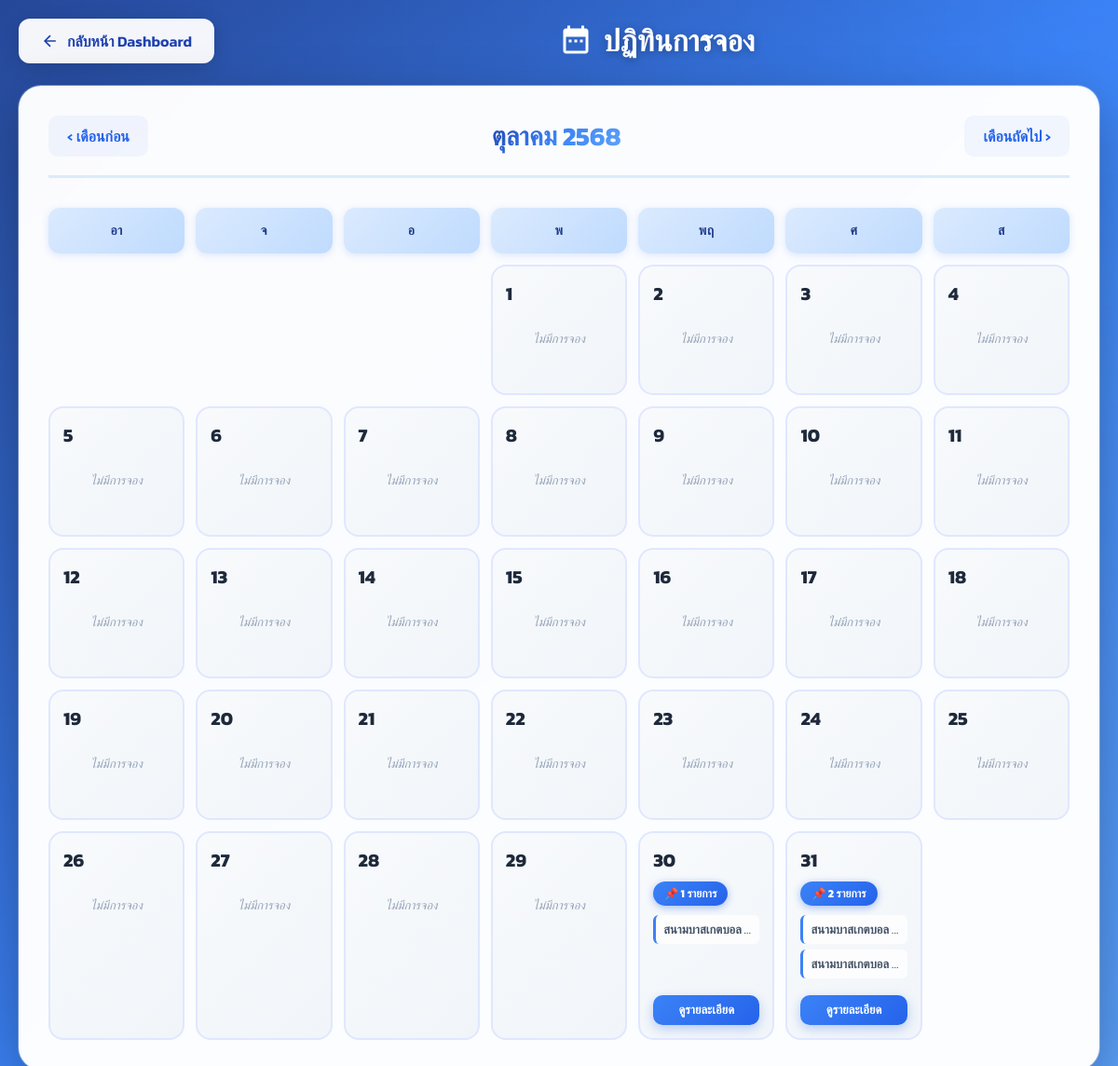
Page /bookings_calendar.php?y=2025&m=10 (signed in) on the committed database.
### tables this page shows
CREATE TABLE `tbl_booking` (
  `BookingID` int(11) NOT NULL AUTO_INCREMENT,  
  `CustomerID` int(11) NOT NULL,
  `VenueID` int(11) NOT NULL,
  `BookingStatusID` int(11) NOT NULL,
  `PaymentStatusID` int(11) NOT NULL,
  `PromotionID` int(11) DEFAULT NULL,
  `EmployeeID` int(11) DEFAULT NULL,
  `BookingDate` datetime NOT NULL DEFAULT current_timestamp(),
  `StartTime` datetime NOT NULL,
  `EndTime` datetime NOT NULL,
  `HoursBooked` decimal(4,2) NOT NULL,
  `TotalPrice` decimal(10,2) NOT NULL,
  `Discount` decimal(10,2) DEFAULT 0.00,
  `NetPrice` decimal(10,2) NOT NULL,
  `PaymentMethod` varchar(50) DEFAULT NULL,
  `Notes` text DEFAULT NULL,  
  PRIMARY KEY (`BookingID`)
);

CREATE TABLE `tbl_venue` (
  `VenueID` int(11) NOT NULL AUTO_INCREMENT,  
  `VenueName` varchar(255) NOT NULL,
  `VenueTypeID` int(11) NOT NULL,
  `Description` text DEFAULT NULL,
  `Address` text DEFAULT NULL,
  `PricePerHour` decimal(10,2) NOT NULL,
  `TimeOpen` time DEFAULT NULL,
  `TimeClose` time DEFAULT NULL,
  `Status` varchar(50) NOT NULL DEFAULT 'available',
  `ImageURL` varchar(255) DEFAULT NULL,
  PRIMARY KEY (`VenueID`)  
);

### bookings_calendar.php (the view, shortened to what this page needs)
<?php
require 'db_connect.php';
$tz = new DateTimeZone('Asia/Bangkok');
$year  = (isset($_GET['y']) && ctype_digit($_GET['y'])) ? (int)$_GET['y'] : (int)(new DateTime('now', $tz))->format('Y');
$month = (isset($_GET['m']) && ctype_digit($_GET['m'])) ? (int)$_GET['m'] : (int)(new DateTime('now', $tz))->format('n');
$firstDay = new DateTime("$year-$month-01 00:00:00", $tz);
$lastDay  = (clone $firstDay)->modify('last day of this month')->setTime(23,59,59);
$sql = "
  SELECT
    b.BookingID,
    b.CustomerID,
    b.StartTime,
    b.EndTime,
    v.VenueName,
    vt.TypeName   AS VenueTypeName,
    c.FirstName   AS CustomerName
  FROM Tbl_Booking b
  JOIN Tbl_Venue        v  ON v.VenueID = b.VenueID
  JOIN Tbl_Venue_Type   vt ON vt.VenueTypeID = v.VenueTypeID
  LEFT JOIN Tbl_Customer c ON c.CustomerID = b.CustomerID
  WHERE b.BookingStatusID NOT IN (3,4)
    AND b.StartTime BETWEEN ? AND ?
  ORDER BY b.StartTime ASC
";
$stmt = $conn->prepare($sql);
$startStr = $firstDay->format('Y-m-d H:i:s');
$endStr   = $lastDay->format('Y-m-d H:i:s');
$stmt->bind_param('ss', $startStr, $endStr);
$stmt->execute();
$res = $stmt->get_result();
$bookingsByDate = [];
while ($row = $res->fetch_assoc()) {
  $row['CustomerName'] = trim($row['CustomerName'] ?? '');
  if ($row['CustomerName'] === '') {
    $row['CustomerName'] = 'ลูกค้า #' . (int)$row['CustomerID'];
  }
  $key = (new DateTime($row['StartTime'], $tz))->format('Y-m-d');
  $bookingsByDate[$key][] = $row;
}
$daysInMonth  = (int)$firstDay->format('t');
$startWeekday = (int)$firstDay->format('w');
$todayKey     = (new DateTime('today', $tz))->format('Y-m-d');
$prev = (clone $firstDay)->modify('-1 month');
$next = (clone $firstDay)->modify('+1 month');
$thaiMonths = ['มกราคม','กุมภาพันธ์','มีนาคม','เมษายน','พฤษภาคม','มิถุนายน','กรกฎาคม','สิงหาคม','กันยายน','ตุลาคม','พฤศจิกายน','ธันวาคม'];
$monthName = $thaiMonths[$month - 1];
$yearThai = $year + 543;
?>
<!DOCTYPE html>
<html lang="th">
<head>
</head>
<body>
<div class="page">
  <div class="header-bar">
    <a href="dashboard.php" class="btn-back">
      <svg width="20" height="20" viewBox="0 0 24 24" fill="none" stroke="currentColor" stroke-width="2">
        <path d="M19 12H5M12 19l-7-7 7-7"/>
      </svg>
      กลับหน้า Dashboard
    </a>
    <h2 class="page-title">
      <svg width="36" height="36" viewBox="0 0 24 24" fill="currentColor">
        <path d="M19 3h-1V1h-2v2H8V1H6v2H5c-1.1 0-2 .9-2 2v14c0 1.1.9 2 2 2h14c1.1 0 2-.9 2-2V5c0-1.1-.9-2-2-2zm0 16H5V9h14v10zM7 11h2v2H7v-2zm4 0h2v2h-2v-2zm4 0h2v2h-2v-2z"/>
      </svg>
      ปฏิทินการจอง
    </h2>
  </div>
  <section class="calendar-wrap">
    <div class="cal-header">
      <a class="cal-nav" href="?y=<?= $prev->format('Y') ?>&m=<?= $prev->format('n') ?>">
        ‹ เดือนก่อน
      </a>
      <h3><?= $monthName ?> <?= $yearThai ?></h3>
      <a class="cal-nav" href="?y=<?= $next->format('Y') ?>&m=<?= $next->format('n') ?>">
        เดือนถัดไป ›
      </a>
    </div>
    <div class="calendar-grid">
      <div class="cal-dayname">อา</div>
      <div class="cal-dayname">จ</div>
      <div class="cal-dayname">อ</div>
      <div class="cal-dayname">พ</div>
      <div class="cal-dayname">พฤ</div>
      <div class="cal-dayname">ศ</div>
      <div class="cal-dayname">ส</div>
      <?php for ($i=0; $i<$startWeekday; $i++): ?>
        <div class="cal-cell empty"></div>
      <?php endfor; ?>
      <?php for ($d=1; $d <= $daysInMonth; $d++):
        $dateKey = sprintf('%04d-%02d-%02d', $year, $month, $d);
        $isToday = ($dateKey === $todayKey);
        $has     = !empty($bookingsByDate[$dateKey]);
        $count   = $has ? count($bookingsByDate[$dateKey]) : 0;
      ?>
      <div class="cal-cell<?= $isToday ? ' today':'' ?>">
        <div class="cal-date"><?= $d ?></div>
        <?php if ($has): ?>
          <span class="badge-book">📌 <?= $count ?> รายการ</span>
          <ul class="cal-sample">
            <?php $i=0; foreach ($bookingsByDate[$dateKey] as $bk): if ($i>=2){ ?>
              <li class="more">...ดูทั้งหมด</li>
              <?php break; }
            ?>
              <li>
                <strong><?= htmlspecialchars($bk['VenueName']) ?></strong>
              </li>
            <?php $i++; endforeach; ?>
          </ul>
          <button class="view-day" data-date="<?= $dateKey ?>">
            <span>ดูรายละเอียด</span>
          </button>
        <?php else: ?>
          <div class="cal-none">ไม่มีการจอง</div>
        <?php endif; ?>
      </div>
      <?php endfor; ?>
    </div>
  </section>
</div>
</body>
</html>

### rows in the picture
tbl_booking: VenueID.VenueName "สนามบาสเกตบอล…"
tbl_booking: VenueID.VenueName "สนามบาสเกตบอล…"
tbl_booking: VenueID.VenueName "สนามบาสเกตบอล…"

### other values in the picture
$monthName "ตุลาคม"
$yearThai "2568"
$count "1"
$count "2"
